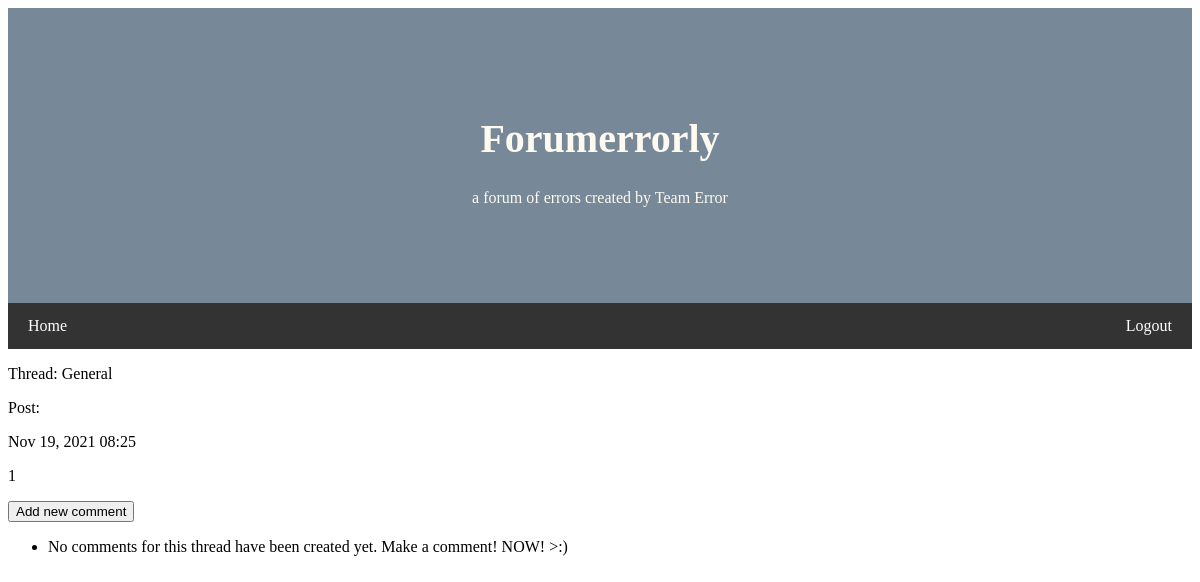
The app's page /thread/7/ with its own data.
### fe_app/models.py (models this page shows, shortened)
class Post(models.Model):
    thread = models.ForeignKey(Thread, on_delete=models.CASCADE)  # connects post to thread, deletes entire thread
    text = models.TextField()   # no char limit for posts
    date_added = models.DateTimeField(auto_now_add=True)    # shows timestamp for post
    """ May not need this!
    class Meta:
        # Extra information for managing Post model.
    """

class Thread(models.Model):
    text = models.CharField(max_length=200)                 # can add more fields here later! check Django Model Field Ref
    date_added = models.DateTimeField(auto_now_add=True)
    def __str__(self):
        return self.text

### fe_app/views.py (the view)
# urls.py: path('thread/<int:post_id>/', views.post, name='post'),  # page for a single post   ???
def post(request, post_id):
    post = Post.objects.get(id=post_id)
    comments = post.comment_set.order_by('date_added')
    context = {'post': post, 'comments': comments}
    return render(request, 'fe_app/post.html', context)

### fe_app/templates/fe_app/post.html (shortened to what this page needs)
{% extends "fe_app/base.html" %}
{% block content %}
<!DOCTYPE html>
<html>
<head>
    <p>Thread: {{ post.thread }}</p>
    <p>Post:</p>
    <p>{{ post.date_added|date:'M d, Y H:i' }}</p>
    <p>{{ post.text|linebreaks }}</p>
    <p>
        <button><a href="{% url 'fe_app:new_comment' post.id %}">Add new comment</a></button>
    </p>
    <ul>
    {% for comment in comments %}
        <li>
            <p>{{ comment.date_added|date:'M d, Y H:i' }}</p>
            <p>{{ comment.text|linebreaks }}</p>
        </li>
    {% empty %}
        <li>No comments for this thread have been created yet. Make a comment! NOW! >:)</li>
    {% endfor %}
    </ul>
</head>
</html>
{% endblock content %}

### fe_app/templates/fe_app/base.html (style rules this page uses)
body { font-family: Corsiva; }

### fe_app/templates/fe_app/post.html (style rules this page uses)
a { text-decoration: none; color : inherit }

### records on screen
Post: thread "General", date_added "Nov 19, 2021 08:25", text "1"
